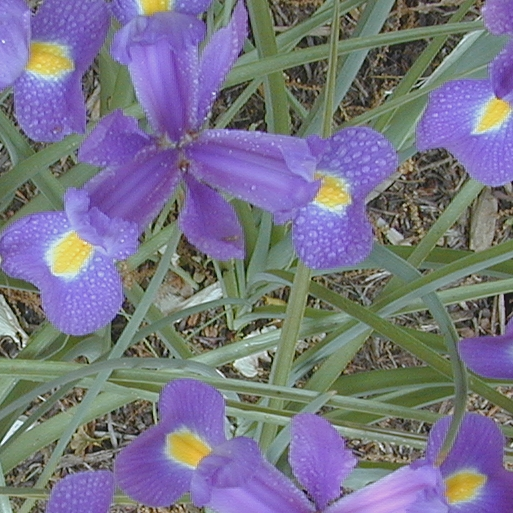
#> input picture Ex_Image_Processing/Ex5/fiori.jpg, 513 x 513 px
$ python ex_8_filtro_sharpening.py
#> lines starting #> are read from the running program, lines starting #| are printed output that depends on the picture; after the words box and inside, x2 and y2 are one past the last pixel; in counts of white or black regions, pixels touching at a corner belong together
### Ex_Image_Processing/Ex5/color_convertion.py
# -*- coding: utf-8 -*-
"""
Created on Sat Apr 18 18:50:59 2020

@author: Davide
"""
import numpy as _np

def rgb2hsi(x):
    """
    Conversione spazio di colori da RGB a HSI.
    """
    if x.dtype==_np.uint8:
        x = _np.float64(x)/255

    # componente I
    I = _np.mean(x, -1)

    # componente S
    S = 1.0 - _np.min(x,-1) / _np.maximum(I, _np.finfo(x.dtype).eps)

    # componente H
    den = x @ [1,-0.5,-0.5]
    num = _np.sqrt(3)*(x @ [0,0.5,-0.5])
    H = _np.arctan2(num, den)
    H = (H/(2*_np.pi)) % 1 # normalizzazione componente H

    # ricostruzione
    y = _np.stack((H,S,I),-1)
    return y


def hsi2rgb(x):
    """
    Conversione spazio di colori da HSI a RGB.
    """
    if x.dtype==_np.uint8:
        x = _np.float64(x)/255

    # estrazione componenti
    cosH = _np.cos(2*_np.pi*x[...,0])
    sinH = _np.sqrt(3)*_np.sin(2*_np.pi*x[...,0])
    P = 3*x[...,0]
    M = 1.0-x[...,1] # minimo relativo
    I = x[...,2]

    # inizializzazione
    R = _np.zeros_like(I)
    G = _np.zeros_like(I)
    B = _np.zeros_like(I)

    # settore RG, B e' il minimo
    idx = (0 <= P) & (P < 1)
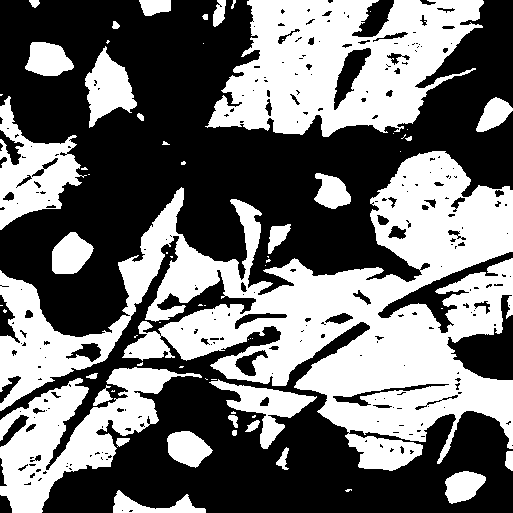
#> idx: shape (513, 513) bool; 44.5% white; 66 white regions (36 under 20 px), largest, box (x1, y1, x2, y2) and area: (0, 151, 513, 471) 62930, (205, 0, 484, 137) 23989, (0, 367, 202, 513) 11336
    B[idx] = M[idx]
    R[idx] = ((3-2*B[idx])*cosH[idx] + sinH[idx]) / (cosH[idx]+sinH[idx])
    G[idx] = 3 - (R[idx] + B[idx])

    # settore GB, R e' il minimo
    idx = (1 <= P) & (P < 2)
#> idx: shape (513, 513) bool; 15.1% white; 336 white regions (232 under 20 px), largest, box (x1, y1, x2, y2) and area: (0, 236, 370, 470) 10109, (369, 17, 511, 166) 3709, (221, 191, 430, 295) 3698
    R[idx] = M[idx]
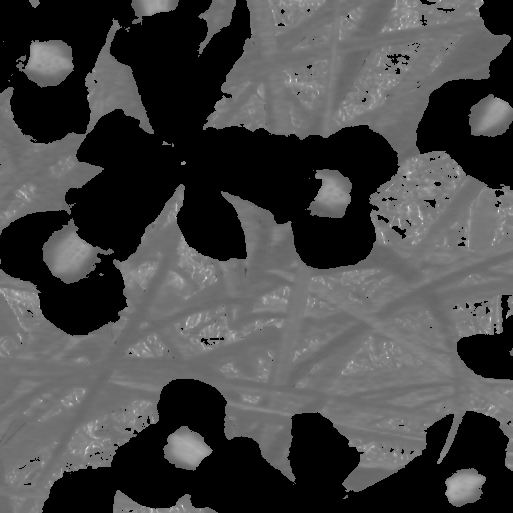
#> R: shape (513, 513) float64; min 0, max 2.18, mean 0.607; drawn with min black and max white
    G[idx] = 3/2 + (R[idx]-1.0)*sinH[idx]/cosH[idx] /2   - R[idx]/2
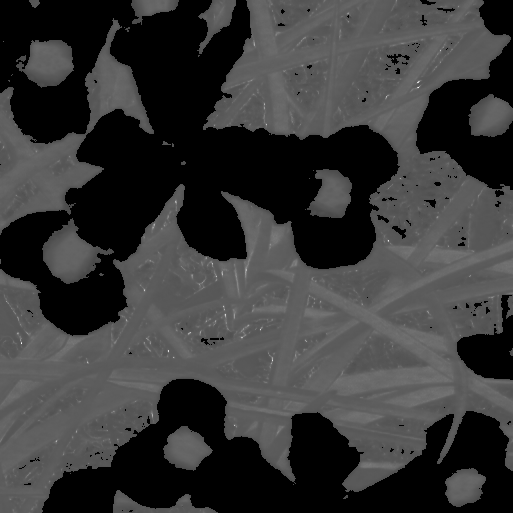
#> G: shape (513, 513) float64; min 0, max 3, mean 0.658; drawn with min black and max white
    B[idx] = 3 - (R[idx] + G[idx])
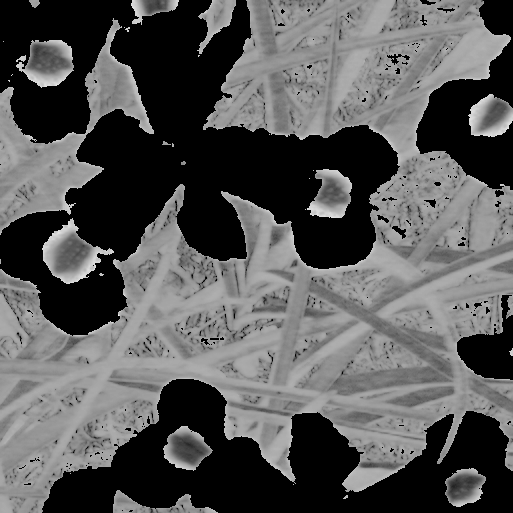
#> B: shape (513, 513) float64; min -8.88e-16, max 1.53, mean 0.523; drawn with min black and max white

    # settore BR, G e' il minimo
    idx = (2 <= P) & (P <= 3)
#> idx: shape (513, 513) bool; 40.4% white; 116 white regions (99 under 20 px), largest, box (x1, y1, x2, y2) and area: (0, 0, 400, 336) 63328, (42, 379, 513, 513) 31207, (416, 0, 513, 190) 8313
    G[idx] = M[idx]
    R[idx] = ((3-2*G[idx])*cosH[idx] - sinH[idx]) / (cosH[idx]-sinH[idx])
    B[idx] = 3 - (G[idx] + R[idx])
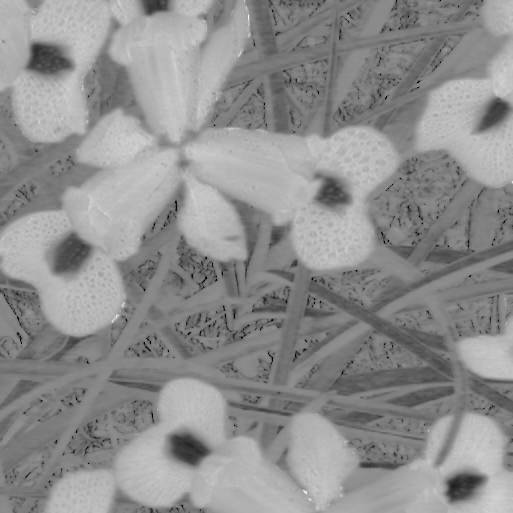
#> B: shape (513, 513) float64; min -8.88e-16, max 1.87, mean 1.05; drawn with min black and max white

    # ricostruzione immagine RGB
    y = I[...,None] * _np.stack((R,G,B), -1)
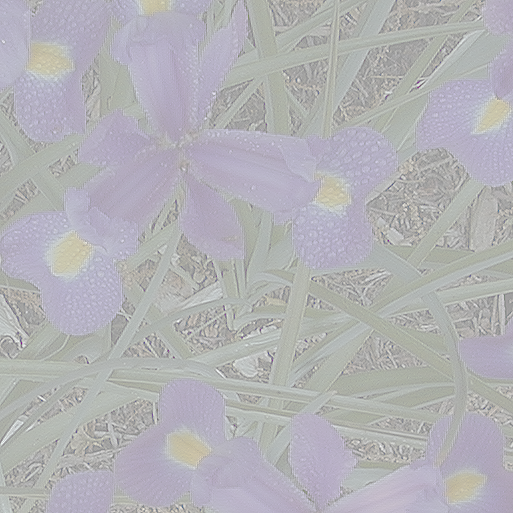
#> y: shape (513, 513, 3) float64; mean of channels 0, 1, 2 0.467, 0.456, 0.531; drawn with min black and max white
    return y

from matplotlib.colors import ListedColormap
L0 = _np.arange(0 , 256,1)/255                    # 256 valori tra da 0 ad 1
L1 = _np.arange(255,-1,-1)/255                    # 256 valori tra da 1 ad 0
B0 = _np.zeros(256)                               # 256 valori pari a 0
B1 = _np.ones(256)                                # 256 valori pari ad 1
cmap_r = ListedColormap(_np.stack((L0,B0,B0),-1)) # palette per il Rosso
cmap_g = ListedColormap(_np.stack((B0,L0,B0),-1)) # palette per il Verde
cmap_b = ListedColormap(_np.stack((B0,B0,L0),-1)) # palette per il Blu
cmap_c = ListedColormap(_np.stack((L1,B1,B1),-1)) # palette per il Ciano
cmap_m = ListedColormap(_np.stack((B1,L1,B1),-1)) # palette per il Magenta
cmap_y = ListedColormap(_np.stack((B1,B1,L1),-1)) # palette per il Giallo

### Ex_Image_Processing/Ex5/ex_8_filtro_sharpening.py
# -*- coding: utf-8 -*-
"""
Created on Thu Jun  1 18:27:57 2023

@author: nokia
"""

import numpy as np
import matplotlib.pyplot as plt
import skimage.io as io
import scipy.ndimage as ndi
import skimage

from skimage.exposure import equalize_hist
from color_convertion import rgb2hsi, hsi2rgb
from skimage.color import rgb2yuv, yuv2rgb

plt.close('all')

x = np.float32(io.imread('fiori.jpg'))/255

# applico il filtro laplaciano

H = np.array([[0,-1,0],[-1,5,-1],[0,-1,0]], dtype = np.float32)

# estendo la maschera a 3 dimensioni
H_3D = np.expand_dims(H, -1)


# ENHANCEMENT IN RGB

y = ndi.correlate(x, H_3D)

plt.figure(1)
plt.title('Immagine originale')
plt.imshow(x)

plt.figure(2)
plt.title('Enhancement in RGB')
plt.imshow(y)

# ENHANCEMENT IN HSI

w = rgb2hsi(x)
w[:,:,2] = ndi.correlate(w[:,:,2], H) # applico il filtro solo per la componente luminosità
z = hsi2rgb(w)
plt.figure(3); plt.imshow(z);
plt.title('Enhancement in HSI');
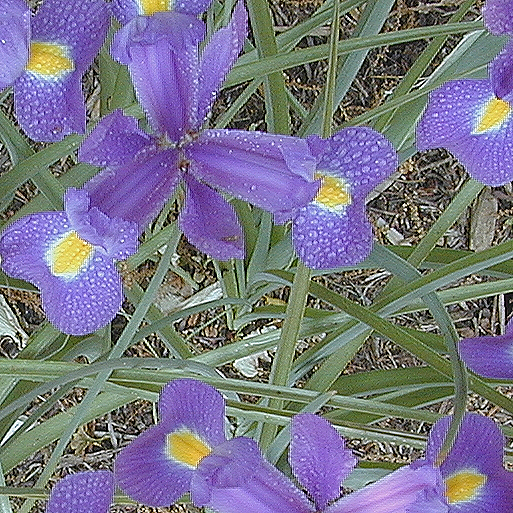
#> shown: shape (513, 513, 3) float32; mean R, G, B 0.471, 0.46, 0.532

$ run again, with Ex_Image_Processing/Ex5/azzurro.jpg copied over Ex_Image_Processing/Ex5/fiori.jpg
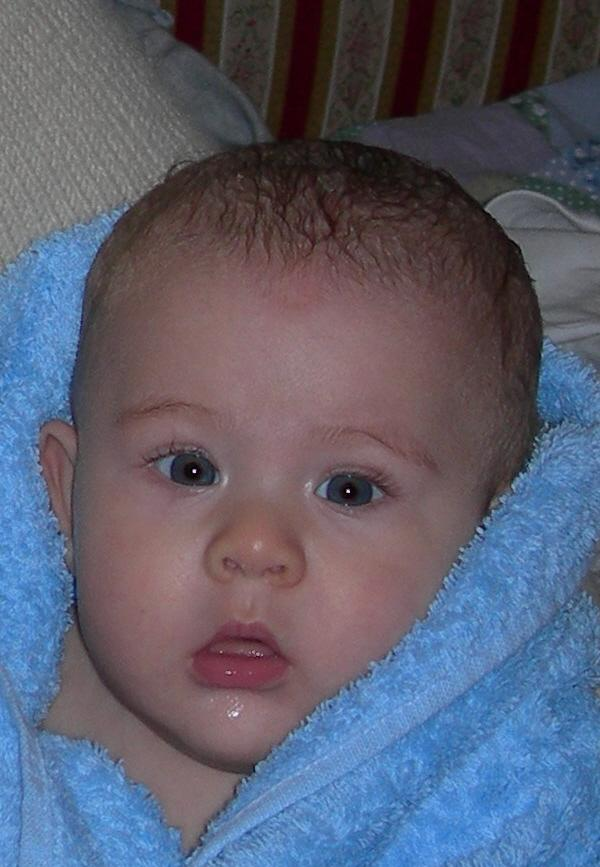
#> input picture Ex_Image_Processing/Ex5/azzurro.jpg, 600 x 867 px
#> in hsi2rgb, `idx = (0 <= P) & (P < 1)`:
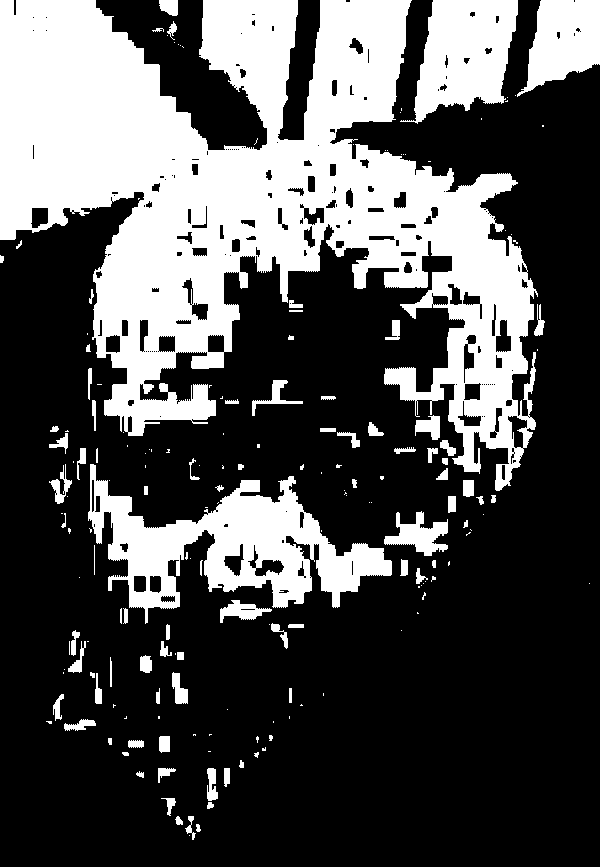
#> idx: shape (867, 600) bool; 31.8% white; 183 white regions (97 under 20 px), largest, box (x1, y1, x2, y2) and area: (0, 0, 538, 491) 122384, (88, 464, 392, 624) 18715, (400, 0, 518, 124) 9031
#> in hsi2rgb, `y = I[...,None] * _np.stack((R,G,B), -1)`:
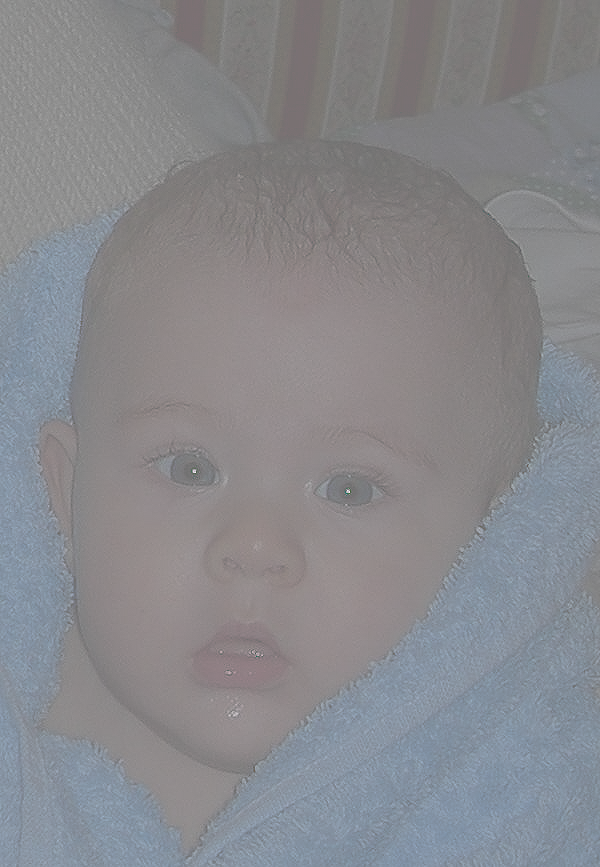
#> y: shape (867, 600, 3) float64; mean of channels 0, 1, 2 0.359, 0.369, 0.436; drawn with min black and max white

$ run again, with Ex_Image_Processing/Ex5/cubo.jpg copied over Ex_Image_Processing/Ex5/fiori.jpg
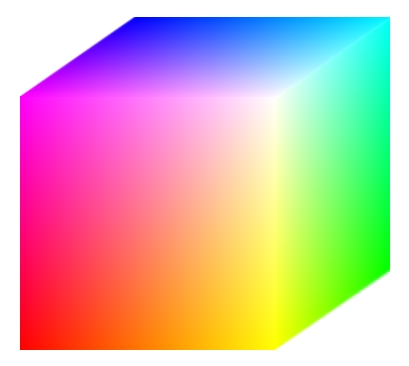
#> input picture Ex_Image_Processing/Ex5/cubo.jpg, 409 x 366 px
#> in hsi2rgb, `idx = (0 <= P) & (P < 1)`:
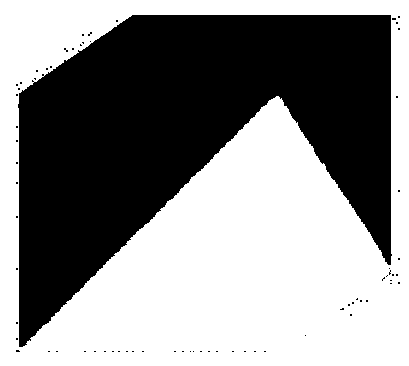
#> idx: shape (366, 409) bool; 54.6% white; 71 black regions (70 under 20 px), largest, box (x1, y1, x2, y2) and area: (18, 15, 392, 347) 67769
#> `plt.title('Enhancement in HSI');`:
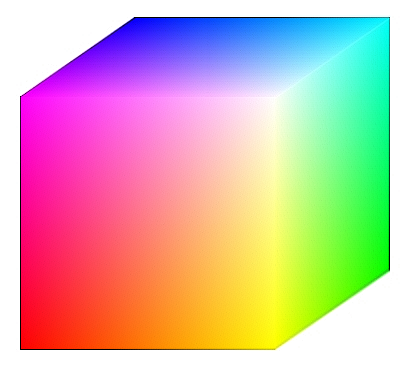
#> shown: shape (366, 409, 3) float64; mean R, G, B 0.828, 0.708, 0.676
